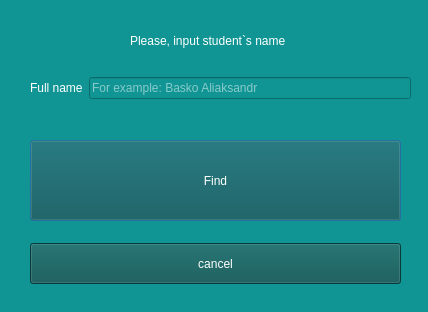
<?xml version="1.0" encoding="UTF-8"?>
<ui version="4.0">
 <class>check_student</class>
 <widget class="QDialog" name="check_student">
  <property name="geometry">
   <rect>
    <x>0</x>
    <y>0</y>
    <width>428</width>
    <height>312</height>
   </rect>
  </property>
  <property name="windowTitle">
   <string>Choose student</string>
  </property>
  <property name="styleSheet">
   <string notr="true">
color: rgb(255, 255, 255);
background-color: rgb(16, 149, 148);

</string>
  </property>
  <widget class="QPushButton" name="find_button">
   <property name="geometry">
    <rect>
     <x>30</x>
     <y>140</y>
     <width>371</width>
     <height>81</height>
    </rect>
   </property>
   <property name="styleSheet">
    <string notr="true">background-color: rgb(29, 35, 35);
background-color: rgb(9, 83, 82);
color: rgb(255, 255, 255);</string>
   </property>
   <property name="text">
    <string>Find</string>
   </property>
  </widget>
  <widget class="QPushButton" name="cancel_button">
   <property name="geometry">
    <rect>
     <x>30</x>
     <y>243</y>
     <width>371</width>
     <height>41</height>
    </rect>
   </property>
   <property name="styleSheet">
    <string notr="true">background-color: rgb(29, 35, 35);
background-color: rgb(9, 83, 82);
color: rgb(255, 255, 255);</string>
   </property>
   <property name="text">
    <string>cancel</string>
   </property>
  </widget>
  <widget class="QLabel" name="label">
   <property name="geometry">
    <rect>
     <x>130</x>
     <y>20</y>
     <width>181</width>
     <height>41</height>
    </rect>
   </property>
   <property name="styleSheet">
    <string notr="true">color: rgb(255, 255, 255);</string>
   </property>
   <property name="text">
    <string>Please, input student`s name</string>
   </property>
  </widget>
  <widget class="QWidget" name="layoutWidget">
   <property name="geometry">
    <rect>
     <x>30</x>
     <y>70</y>
     <width>381</width>
     <height>36</height>
    </rect>
   </property>
   <layout class="QHBoxLayout" name="horizontalLayout">
    <item>
     <widget class="QLabel" name="label_2">
      <property name="styleSheet">
       <string notr="true">color: rgb(255, 255, 255);</string>
      </property>
      <property name="text">
       <string>Full name</string>
      </property>
     </widget>
    </item>
    <item>
     <widget class="QLineEdit" name="student_full_name">
      <property name="styleSheet">
       <string notr="true">color: rgb(255, 255, 255);</string>
      </property>
      <property name="placeholderText">
       <string>For example: Basko Aliaksandr</string>
      </property>
     </widget>
    </item>
   </layout>
  </widget>
 </widget>
 <tabstops>
  <tabstop>student_full_name</tabstop>
  <tabstop>find_button</tabstop>
  <tabstop>cancel_button</tabstop>
 </tabstops>
 <resources/>
 <connections/>
</ui>
